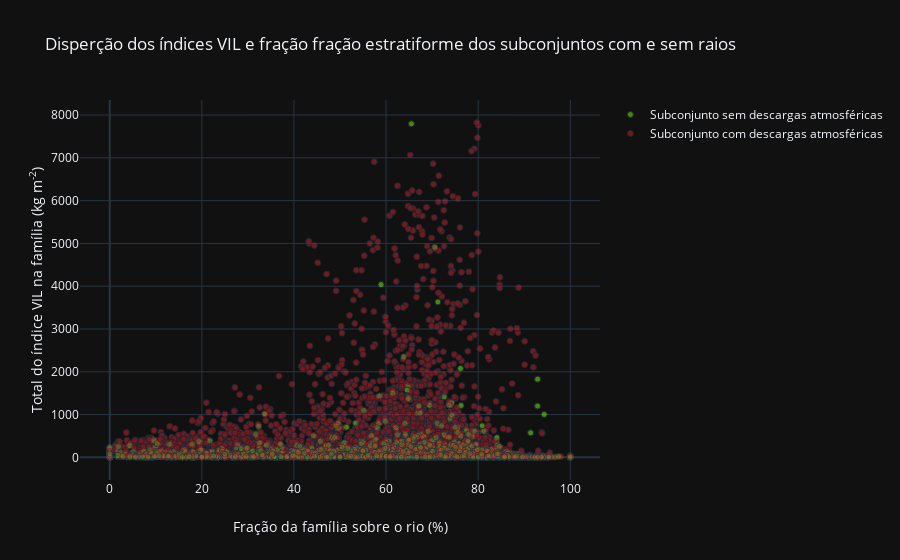

Notebook cell for this chart:
### Code cell
fig = go.Figure()

yesy = dfy['ttvil'].values
yesx = dfy['strafrac'].values

noy = dfn['ttvil'].values
nox = dfn['strafrac'].values

fig.add_trace(
    go.Scatter(x=nox, y=noy, mode='markers', 
               opacity=0.5, marker=dict(color='#79FF05', line=dict(color='#253F54', width=1)),
               name='Subconjunto sem descargas atmosféricas')
)

fig.add_trace(
    go.Scatter(x=yesx, y=yesy, mode='markers', opacity=0.5,
               marker=dict(color='#DC1F2A', line=dict(color='#253F54', width=1)),
               name='Subconjunto com descargas atmosféricas')
)
fig.update_yaxes(
    title_text='Total do índice VIL na família (kg m<sup>-2</sup>)'
)
fig.update_xaxes(
    title_text='Fração da família sobre o rio (%)'
)

fig.update_layout(
    template='plotly_dark',
    title='Disperção dos índices VIL e fração fração estratiforme dos subconjuntos com e sem raios'
)
fig.show()

### Figure 1 — Plotly figure (JSON) as saved in the notebook; plotly's stock layout.template omitted (floating-point values rounded to 4 significant figures; data arrays with more than 128 entries replaced by an {"elided": "..."} marker saying what was removed)
{"data": [{"marker": {"color": "#79FF05", "line": {"color": "#253F54", "width": 1}}, "mode": "markers", "name": "Subconjunto sem descargas atmosféricas", "opacity": 0.5, "type": "scatter", "x": {"elided": "3398 float values"}, "y": {"elided": "3398 float values"}}, {"marker": {"color": "#DC1F2A", "line": {"color": "#253F54", "width": 1}}, "mode": "markers", "name": "Subconjunto com descargas atmosféricas", "opacity": 0.5, "type": "scatter", "x": {"elided": "3398 float values"}, "y": {"elided": "3398 float values"}}], "layout": {"title": {"text": "Disperção dos índices VIL e fração fração estratiforme dos subconjuntos com e sem raios"}, "xaxis": {"title": {"text": "Fração da família sobre o rio (%)"}}, "yaxis": {"title": {"text": "Total do índice VIL na família (kg m<sup>-2</sup>)"}}}}
